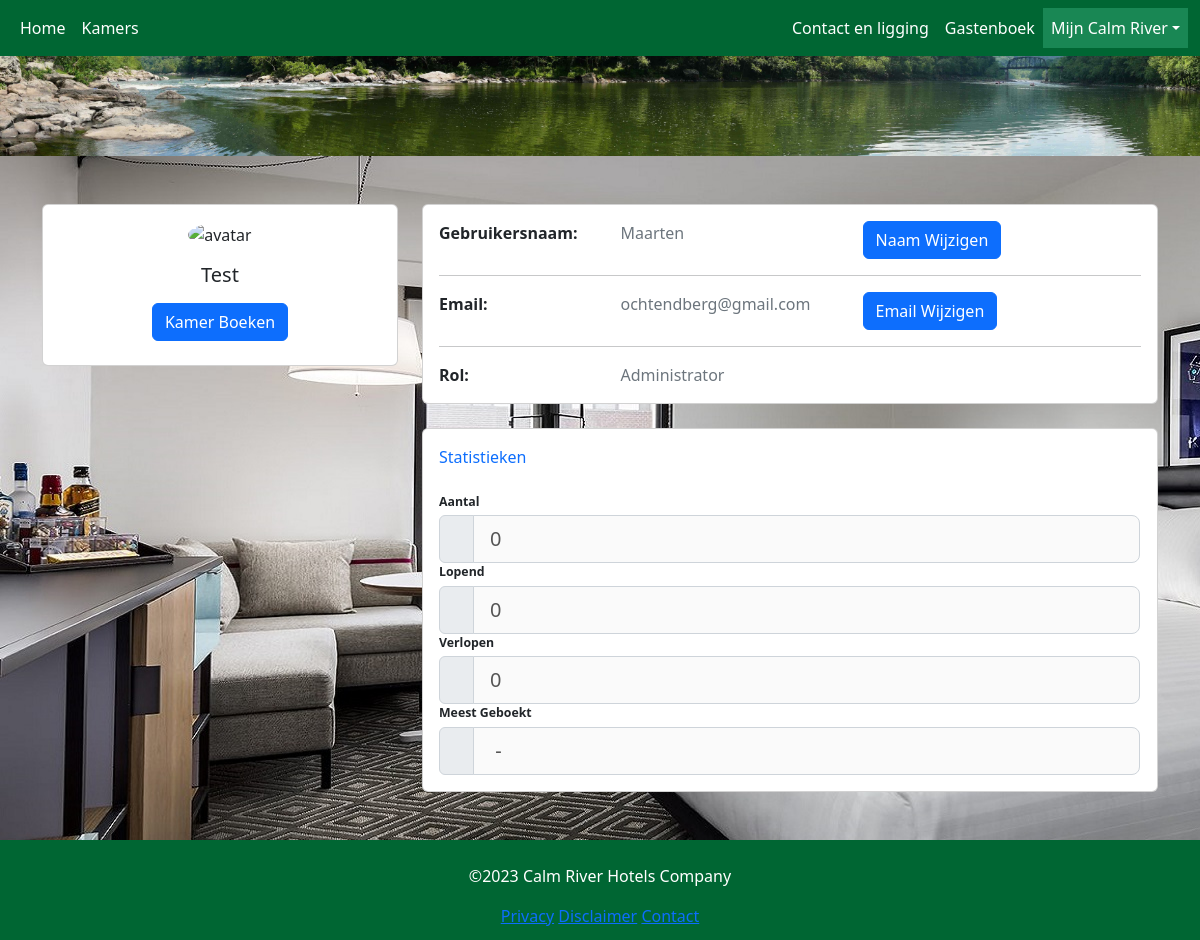
The page /my-profile/index (signed in) on the database its author committed.
### models/User.py (models this page shows, shortened)
class User(db.Model, UserMixin):
    __tablename__ = 'users'
    id = db.Column(db.Integer, primary_key=True)
    email = db.Column(db.String(64), unique=True, index=True)
    username = db.Column(db.String(64), unique=True, index=True)
    is_admin = db.Column(db.Integer(), index=True, default=0)
    password_hash = db.Column(db.String(128))
    @login_manager.user_loader
    def load_user(user_id):
        return User.query.get(user_id)

### blueprints/profile/views.py (the view, shortened to what this page needs)
@profile_bp.route('/my-profile/index', methods=['GET', 'POST'])
@login_required
def profile_index():
    active_page = 'my_calm_river'
    count_bookings = Bookings_customer.query.filter_by(user_id=current_user.id).count()
    count_current = 0
    count_expired = 0
    query = db.session.query(Bookings_customer, Booking).join(Bookings_customer.booking)
    query = query.filter(Bookings_customer.user_id == current_user.id)
    results = query.all()
    end_dates = [booking.end for _, booking in results]
    rooms = [booking.room_id for _, booking in results]
    if not rooms:
        most_common_room_id = "-"
        room = "-"
        room_type = "-"
    else:
        most_common_room_id = max(set(rooms), key=rooms.count)
        room = Room.query.filter_by(id=most_common_room_id).first()
        room_type = Room_type.query.filter_by(id=room.room_type_id).first()
    today = date.today().strftime("%Y-%m-%d")
    for end_date in end_dates:
        if end_date > today:
            count_current = count_current + 1
        else:
            count_expired = count_expired + 1
    return render_template('profile_index.html', current_user=current_user,
                           active_page=active_page,
                           count_bookings=count_bookings,
                           count_current=count_current,
                           count_expired=count_expired,
                           most_common_room_id=most_common_room_id,
                           room=room,
                           room_type=room_type)

### blueprints/profile/templates/profile_index.html (shortened to what this page needs)
{% extends "base.html" %}
{% block content %}
<section style="">
  <div class="container mt-5 mb-5">
    <div class="row">
      <div class="col-lg-4">
        <div class="card mb-4">
          <div class="card-body text-center">
              <img src="{{ url_for('static', filename='img/calm-forest.jpeg') }}" alt="avatar"
              class="rounded-circle" width="100" height="100">
            <h5 class="my-3">Test</h5>
            <div class="d-flex justify-content-center mb-2">
              <a type="button" href="/rooms/index" class="btn btn-primary">Kamer Boeken</a>
            </div>
          </div>
        </div>
      </div>
      <div class="col-lg-8">
        <div class="card mb-4">
          <div class="card-body">
            <div class="row">
              <div class="col-sm-3">
                <p class="mb-0"><strong>Gebruikersnaam:</strong></p>
              </div>
              <div class="col-sm-4">
                <p class="text-muted mb-0">{{ current_user.username }}</p>
              </div>
              <div class="col-sm-5">
                <button type="button" class="btn btn-primary" data-bs-toggle="modal" data-bs-target="#edit-username">Naam Wijzigen</button>
              </div>
            </div>
            <hr>
            <div class="row">
              <div class="col-sm-3">
                <p class="mb-0"><strong>Email:</strong></p>
              </div>
              <div class="col-sm-4">
                <p class="text-muted mb-0">{{ current_user.email }}</p>
              </div>
              <div class="col-sm-5">
                <button type="button" class="btn btn-primary" data-bs-toggle="modal" data-bs-target="#edit-email">Email Wijzigen</button>
              </div>
            </div>
            <hr>
            <div class="row">
              <div class="col-sm-3">
                <p class="mb-0"><strong>Rol:</strong></p>
              </div>
              <div class="col-sm-4">
                <p class="text-muted mb-0">{{ 'Administrator' if current_user.is_admin == 1 else 'Member' }}</p>
              </div>
            </div>
        </div>
      </div>
      <div class="col-md-12">
        <div class="card mb-4 mb-md-0">
          <div class="card-body">
            <p class="mb-4"><span class="text-primary font-italic me-1">Statistieken</span>
            </p>
            <p class="mb-1" style="font-size: .77rem;"><strong>Aantal</strong></p>
            <div class="input-group">
              <span class="input-group-text"></span>
                <input required type="text" class="form-control-lg" id="count_bookings" disabled value="{{ count_bookings }}">
            </div>
            <p class="mb-1" style="font-size: .77rem;"><strong>Lopend</strong></p>
            <div class="input-group">
              <span class="input-group-text"></span>
                <input required type="text" class="form-control-lg" id="count_bookings" disabled value="{{ count_current }}">
            </div>
            <p class="mb-1" style="font-size: .77rem;"><strong>Verlopen</strong></p>
            <div class="input-group">
              <span class="input-group-text"></span>
                <input required type="text" class="form-control-lg" id="count_bookings" disabled value="{{ count_expired }}">
            </div>
            <p class="mb-1" style="font-size: .77rem;"><strong>Meest Geboekt</strong></p>
            <div class="input-group">
              <span class="input-group-text"></span>
                <input required type="text" class="form-control-lg" id="count_bookings" disabled value="{{ room_type.name }} - {{ room.number }}">
            </div>
          </div>
        </div>
      </div>
    </div>
    </div>
  </div>
</section>
{% endblock %}

### static/css/styles.css (style rules this page uses)
* { box-sizing: border-box; }
body { display: flex; flex-direction: column; min-height: 100vh; }
select, input, textarea { border: 1px solid #ced4da; }
.input-group-text { width: 5%; padding: 0; }
.form-control-lg { width: 95%; }

### rows shown on the page
User: username "Maarten", email "ochtendberg@gmail.com", is_admin "Administrator"
